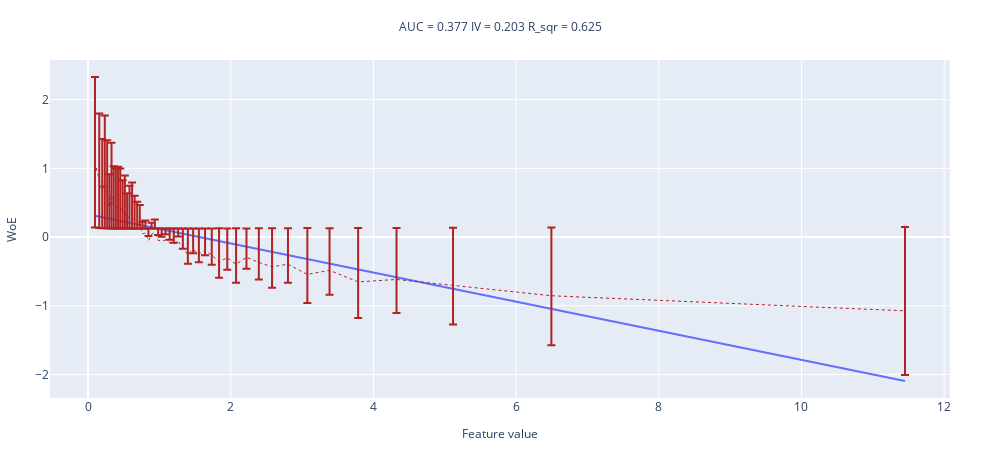

Write notebook code for a chart like this one.
### Markdown cell above
## feature_1

### Code cell
woe_line(A_df["feature_1"].values, A_df["d4p12"].values, 50)
